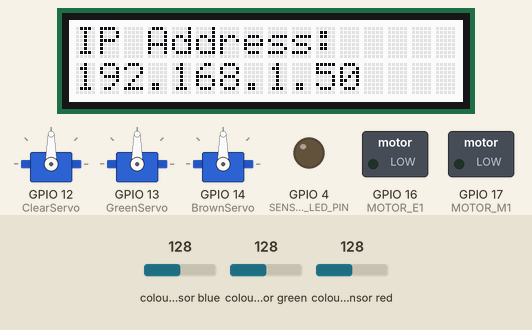
A sketch run on a simulated ESP32. Parts: 3 × servo, 16×2 character LCD, switched loads named in the sketch (green lamp = pin HIGH), output pins drawn as LEDs (lit = HIGH). Inputs (shaded band) come from the test bench; at power-on: colour sensor blue 128, colour sensor green 128, colour sensor red 128. WiFi joins after 1.5 s; servers stay silent unless stated; what the sketch prints to the serial monitor is not drawn.

Above: at 1.7 s.
At 4.85 s:
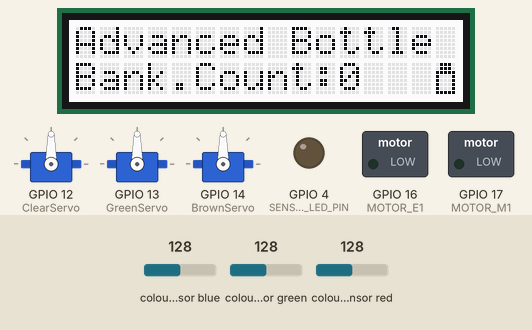
At 6.1 s:
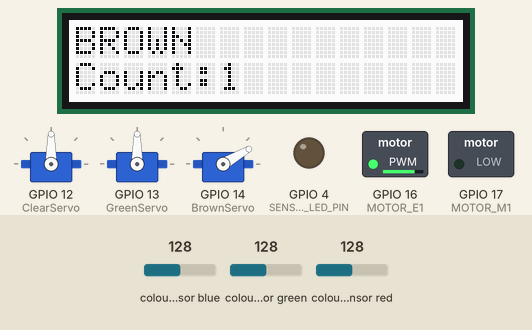
At 9.1 s:
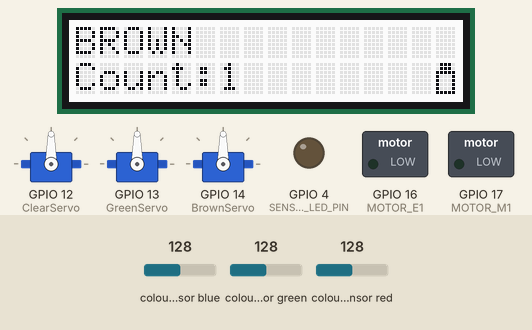
Timing chart, 0 to 10.6 s (numbered marks = the images above):
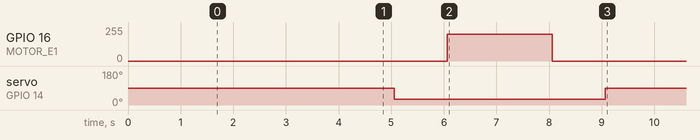

Measured:
- by itself, GPIO 16 (MOTOR_E1): 0/255 → 200/255 at 6.1 s, → 0/255 2.0 s later
- by itself, servo on GPIO 14 (BrownServo): 90° → 30° at 5.1 s, → 90° 4.0 s later
- what the display in image 0 shows lasts 3.0 s, from 1.6 s to 4.6 s
- what the display in image 1 shows lasts 0.5 s, from 4.6 s to 5.1 s
- what the display in image 2 shows lasts 4.0 s, from 5.1 s to 9.1 s

The sketch:

IOTFinalProject.ino
```cpp
// ========== Libraries ==========
#include <WiFi.h>
#include <WebServer.h>
#include <Wire.h>
#include "rgb_lcd.h"
#include <Adafruit_TCS34725.h>
#include <ESP32Servo.h>
#include "Html.h"

// ========== WiFi Credentials ==========
const char* ssid = "AndroidAP";
const char* password = "EtHaN#@$26";

// ========== Hardware Pins ==========
int SENSOR_LED_PIN = 4;
int MOTOR_E1 = 16;
int MOTOR_M1 = 17;

#define GLASS_THRESHOLD 800

// ========== Objects ==========
// Color sensor object with 50ms integration time and 4x gain
// Integration time = how long the sensor collects light per reading
// Gain = amplifier for low-light conditions
Adafruit_TCS34725 tcs = Adafruit_TCS34725(TCS34725_INTEGRATIONTIME_50MS, TCS34725_GAIN_4X);
Servo ClearServo, GreenServo, BrownServo;
rgb_lcd lcd;
WebServer server(80);

// ========== Variables ==========
uint16_t r, g, b, c;
uint16_t baselineC = 5541;

// Counters for web display
uint32_t countClear = 0;
uint32_t countGreen = 0;
uint32_t countBrown = 0;
uint32_t countOther = 0;
String lastDetected = "None";

struct ColorProfile {
  const char* name; // "GREEN", "BROWN", "CLEAR"
  float rRatio, gRatio, bRatio, tolerance; // Expected RGB proportions and tolerance is to check  for matches slightly different to my calibrated numbers
};

const uint8_t NUM_PROFILES = 3;
ColorProfile profiles[] = {
  {"GREEN", 0.3163, 0.3836, 0.3001, 0.06}, // Green bottles: higher green ratio, lower red
  {"BROWN", 0.3440, 0.3753, 0.2808, 0.08}, // Brown/amber bottles: higher red, lower blue
  {"CLEAR", 0.3031, 0.3781, 0.3188, 0.02}, // Clear bottles: most balanced RGB ratios
};

// 5x8 pixel bitmap for a bottle/glass icon
// Used on the LCD display to indicate sorting mode
byte Glass[8] = {
  0b01110,  // Top of bottle (narrow neck)
  0b01110,  // Neck continues
  0b11111,  // Shoulder of bottle
  0b10001,  // Body left side (empty)
  0b10001,  // Body middle
  0b10001,  // Body middle
  0b10001,  // Body right side
  0b11111   // Base of bottle
};


// ========== Web Server Handlers ==========
void handleRoot() {
  server.send(200, "text/html", index_html);
}

void handleData() {
  uint32_t total = countClear + countGreen + countBrown + countOther;
  String json = "{"; //creating a json object
  json += "\"clear\":" + String(countClear) + ",";
  json += "\"green\":" + String(countGreen) + ",";
  json += "\"brown\":" + String(countBrown) + ",";
  json += "\"other\":" + String(countOther) + ",";
  json += "\"total\":" + String(total) + ",";
  json += "\"last\":\"" + lastDetected + "\"";
  json += "}"; //ending the json object
  server.send(200, "application/json", json); //sends object to the webpage
}

// ========== Bottle Detection Functions ==========
bool detectGlass() {
  tcs.getRawData(&r, &g, &b, &c);
  return (c <= baselineC - GLASS_THRESHOLD); // Bottle detected if clear value is much lower than baseline (empty)
}

String classifyColor() {
  uint32_t rSum = 0, gSum = 0, bSum = 0;
  const int samples = 5;

  for (int i = 0; i < samples; i++) {
    tcs.getRawData(&r, &g, &b, &c);
    rSum += r; gSum += g; bSum += b;
    delay(20);
  }

  r = rSum / samples;
  g = gSum / samples;
  b = bSum / samples;

  float total = (float)r + g + b;
  if (total < 200) return "UNKNOWN";

  float rRatio = r / total;
  float gRatio = g / total;
  float bRatio = b / total;

  // Find closest matching color profile using Euclidean distance
  float bestDist = 999; // Start with large distance
  int bestIndex = -1; // -1 means no match found

  for (int i = 0; i < NUM_PROFILES; i++) {
    float dR = rRatio - profiles[i].rRatio;
    float dG = gRatio - profiles[i].gRatio;
    float dB = bRatio - profiles[i].bRatio;
    float dist = sqrt(dR*dR + dG*dG + dB*dB);

    if (dist < profiles[i].tolerance && dist < bestDist) {
      bestDist = dist;
      bestIndex = i;
    }
  }

  return (bestIndex >= 0) ? profiles[bestIndex].name : "UNKNOWN";
}

void processBottle(String color) {
  lastDetected = color;

  lcd.clear();
  lcd.setCursor(0, 0);
  lcd.print(color);
  lcd.setCursor(0, 1);
  lcd.print("Count:");

  if (color == "GREEN") {
    countGreen++;
    lcd.print(countGreen);
    GreenServo.write(15);
    delay(1000);
   motorForward();
    delay(2000);
    motorStop();
    GreenServo.write(90);
  }
  else if (color == "CLEAR") {
    countClear++;
    lcd.print(countClear);
    ClearServo.write(160);
    delay(1000);
   motorForward();
    delay(2000);
    motorStop();
    delay(1000);
    ClearServo.write(90);
  }
  else if (color == "BROWN") {
    countBrown++;
    lcd.print(countBrown);
    BrownServo.write(30);
    delay(1000);
   motorForward();
    delay(2000);
    motorStop();
    delay(1000);
    BrownServo.write(90);
  }
  else {
    countOther++;
    lcd.print(countOther);
    delay(1000);
   motorForward();
    delay(2000);
    motorStop();
  }

  lcd.setCursor(15, 1);
  lcd.write(byte(0));

  delay(500);
  DisplayLCD();
}

void DisplayLCD() {
  uint32_t total = countClear + countGreen + countBrown + countOther;
  lcd.clear();
  lcd.print("Advanced Bottle");
  lcd.setCursor(0, 1);
  lcd.print("Bank.Count:");
  lcd.print(total);
  lcd.setCursor(15, 1);
  lcd.write(byte(0));
}

// ========== Setup ==========
void setup() {
  Serial.begin(115200);

  // Pin setup
  pinMode(SENSOR_LED_PIN, OUTPUT);
  digitalWrite(SENSOR_LED_PIN, LOW);
  pinMode(MOTOR_E1, OUTPUT);
  pinMode(MOTOR_M1, OUTPUT);

  // Servos
  ClearServo.attach(12);
  GreenServo.attach(13);
  BrownServo.attach(14);
  ClearServo.write(90);
  GreenServo.write(90);
  BrownServo.write(90);

  // LCD
  Wire.begin();
  lcd.begin(16, 2);
  lcd.createChar(0, Glass);
  lcd.clear();
  lcd.print("Connecting WiFi");

  // Color sensor
  if (!tcs.begin()) {
    Serial.println("TCS34725 not found!");
    lcd.clear();
    lcd.print("Sensor Error!");
    while (1) delay(100);
  }

  // WiFi connection
  WiFi.begin(ssid, password);
  Serial.print("Connecting to WiFi");
  while (WiFi.status() != WL_CONNECTED) {
    delay(500);
    Serial.print(".");
  }
  Serial.println();
  Serial.print("Connected! IP: ");
  Serial.println(WiFi.localIP());

  // Show IP on LCD
  lcd.clear();
  lcd.print("IP Address:");
  lcd.setCursor(0, 1);
  lcd.print(WiFi.localIP());
  delay(3000);

  // Web server routes
  server.on("/", handleRoot);
  server.on("/data", handleData);
  server.begin();
  Serial.println("Web server started");

  DisplayLCD();
}

// ========== Loop ==========
void loop() {
  server.handleClient();  // Handle web requests

  if (detectGlass()) {
    String result = classifyColor();
    processBottle(result);

    // Wait for bottle to pass
    while (detectGlass()) {
      server.handleClient();  // Keep serving during wait
      delay(100);
    }
    delay(300);
  }

  delay(50);
}
void motorForward() {
  analogWrite(MOTOR_E1, 200);
  digitalWrite(MOTOR_M1, LOW);
}

void motorStop() {
  analogWrite(MOTOR_E1, 0);
}
```

Html.h
```cpp
#ifndef HTML_H
#define HTML__H

//PROGMEM tells the compiler to store data in program memory (flash) instead of RAM
const char index_html[] PROGMEM = R"rawliteral(
<!DOCTYPE html>
<html lang="en">
<head>
  <meta charset="UTF-8">
  <meta name="viewport" content="width=device-width, initial-scale=1.0">
  <title>Glass Bottle Color Sorter</title>
  <style>
    body { font-family: Arial, sans-serif; background: #1a1a2e; color: #eee; margin: 0; padding: 20px; }
    .container { max-width: 600px; margin: 0 auto; }
    h1 { text-align: center; color: #4fbdba; }
    .card { background: #16213e; padding: 20px; border-radius: 10px; margin-bottom: 20px; }
    .current { font-size: 28px; font-weight: bold; padding: 20px; border-radius: 8px; text-align: center; margin-bottom: 15px; }
    .clear { background: #e6eef6; color: #1a1a2e; }
    .green { background: #22c55e; color: white; }
    .brown { background: #644117; color: white; }
    .unknown { background: #666; color: white; }
    .none { background: #333; color: #aaa; }
    .counter-row { display: flex; align-items: center; padding: 12px; margin: 8px 0; background: #0f3460; border-radius: 5px; }
    .color-box { width: 30px; height: 30px; border-radius: 5px; margin-right: 15px; }
    .counter-name { flex: 1; font-weight: bold; }
    .counter-value { font-size: 24px; font-weight: bold; color: #4fbdba; }
    .total { text-align: center; font-size: 20px; margin-top: 15px; color: #4fbdba; }
  </style>
</head>
<body>
  <div class="container">
    <h1>Advanced Bottle Bank</h1>
    <div class="card">
      <div id="currentDisplay" class="current none">Waiting...</div>
      <p style="text-align:center; color:#aaa;">Last detected bottle</p>
    </div>
    <div class="card">
      <h3 style="margin-top:0;">Color Counts</h3>
      <div class="counter-row">
        <div class="color-box" style="background:#e6eef6;"></div>
        <div class="counter-name">Clear</div>
        <div class="counter-value" id="countClear">0</div>
      </div>
      <div class="counter-row">
        <div class="color-box" style="background:#22c55e;"></div>
        <div class="counter-name">Green</div>
        <div class="counter-value" id="countGreen">0</div>
      </div>
      <div class="counter-row">
        <div class="color-box" style="background:#644117;"></div>
        <div class="counter-name">Brown</div>
        <div class="counter-value" id="countBrown">0</div>
      </div>
      <div class="counter-row">
        <div class="color-box" style="background:#666;"></div>
        <div class="counter-name">Unknown</div>
        <div class="counter-value" id="countOther">0</div>
      </div>
      <div class="total">Total: <span id="totalCount">0</span></div>
    </div>
  </div>
  <script>
    function updateData() {
      fetch('/data')
        .then(r => r.json())
        .then(d => {
          document.getElementById('countClear').textContent = d.clear;
          document.getElementById('countGreen').textContent = d.green;
          document.getElementById('countBrown').textContent = d.brown;
          document.getElementById('countOther').textContent = d.other;
          document.getElementById('totalCount').textContent = d.total;

          const display = document.getElementById('currentDisplay');
          display.textContent = d.last;
          display.className = 'current ' + d.last.toLowerCase();
        })
        .catch(e => console.error('Update failed:', e));
    }
    setInterval(updateData, 1000);
    updateData();
  </script>
</body>
</html>
)rawliteral";

#endif
```
